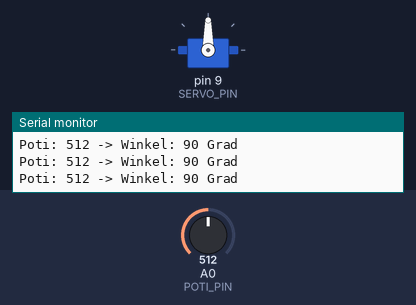
The sketch below on a simulated Arduino Uno, built with avr-gcc and run on an emulated ATmega328P. Shown: servo, the last lines printed to the serial monitor. The test bench sets the inputs (shaded band); at power-on: A0 (POTI_PIN) = 512.

Above: at 1.2 s.
1.3 s: A0 (POTI_PIN) set to 107
At 1.7 s:
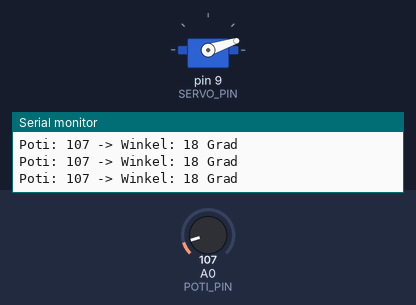
2.8 s: A0 (POTI_PIN) set to 93
At 3.9 s:
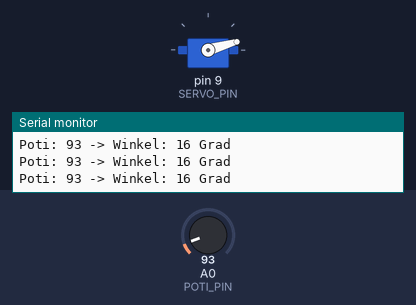
5.8 s: A0 (POTI_PIN) set to 122
At 6.8 s:
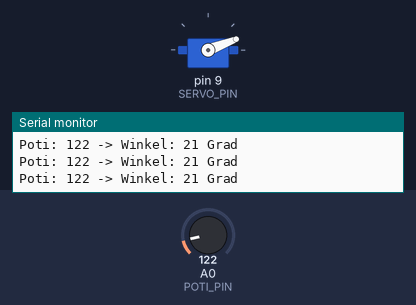
7.3 s: A0 (POTI_PIN) set to 991
At 7.9 s:
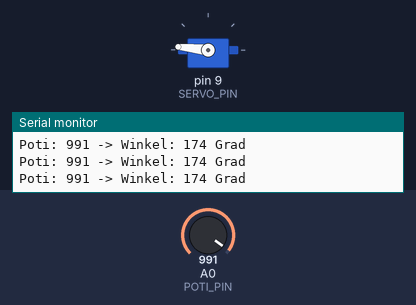
8.8 s: A0 (POTI_PIN) set to 1015
At 9.7 s:
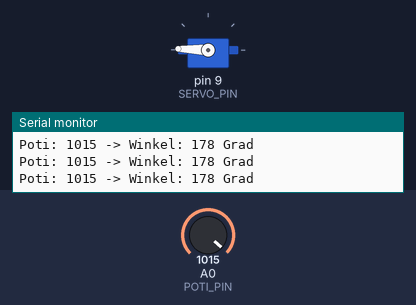
11.8 s: A0 (POTI_PIN) set to 1023
At 13.0 s:
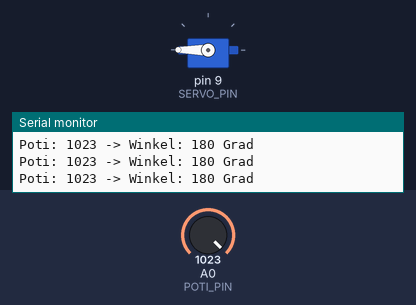
Timing chart, 0 to 14.3 s (numbered marks = the images above; inputs shaded):
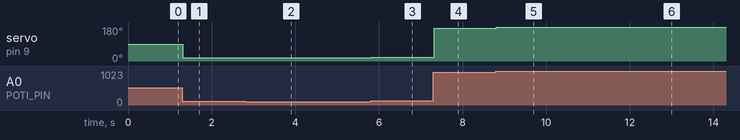

Measured:
- after the input at 1.3 s, servo on pin 9 (SERVO_PIN): 90° → 18° at once
- after the input at 2.8 s, servo on pin 9 (SERVO_PIN): 18° → 16° at once
- after the input at 5.8 s, servo on pin 9 (SERVO_PIN): 16° → 21° at once
- after the input at 7.3 s, servo on pin 9 (SERVO_PIN): 21° → 174° at once
- after the input at 8.8 s, servo on pin 9 (SERVO_PIN): 174° → 178° at once
- after the input at 11.8 s, servo on pin 9 (SERVO_PIN): 178° → 180° at once

The sketch:

challenge1_poti.ino
```cpp
// I03 Challenge 1: Potentiometer steuert Servo-Winkel
// Drehe am Poti = Servo folgt proportional!

#include <Servo.h>

#define SERVO_PIN 9     // Servo an PWM-Pin 9
#define POTI_PIN A0     // Potentiometer an Analog-Pin A0

Servo servo;
int potiWert = 0;       // Rohwert vom Poti (0-1023)
int winkel = 0;         // Umgerechneter Winkel (0-180)

void setup() {
    Serial.begin(9600);
    servo.attach(SERVO_PIN);

    Serial.println("Challenge 1: Poti-Steuerung");
    Serial.println("Drehe am Potentiometer!");
    Serial.println("----------------------------");
}

void loop() {
    // Potentiometer auslesen (0-1023)
    potiWert = analogRead(POTI_PIN);

    // Wert auf Servo-Bereich umrechnen (0-180 Grad)
    winkel = map(potiWert, 0, 1023, 0, 180);

    // Servo auf berechneten Winkel setzen
    servo.write(winkel);

    // Ausgabe im Serial Monitor
    Serial.print("Poti: ");
    Serial.print(potiWert);
    Serial.print(" -> Winkel: ");
    Serial.print(winkel);
    Serial.println(" Grad");

    // Kleine Pause fuer stabiles Signal
    delay(15);
}
```
